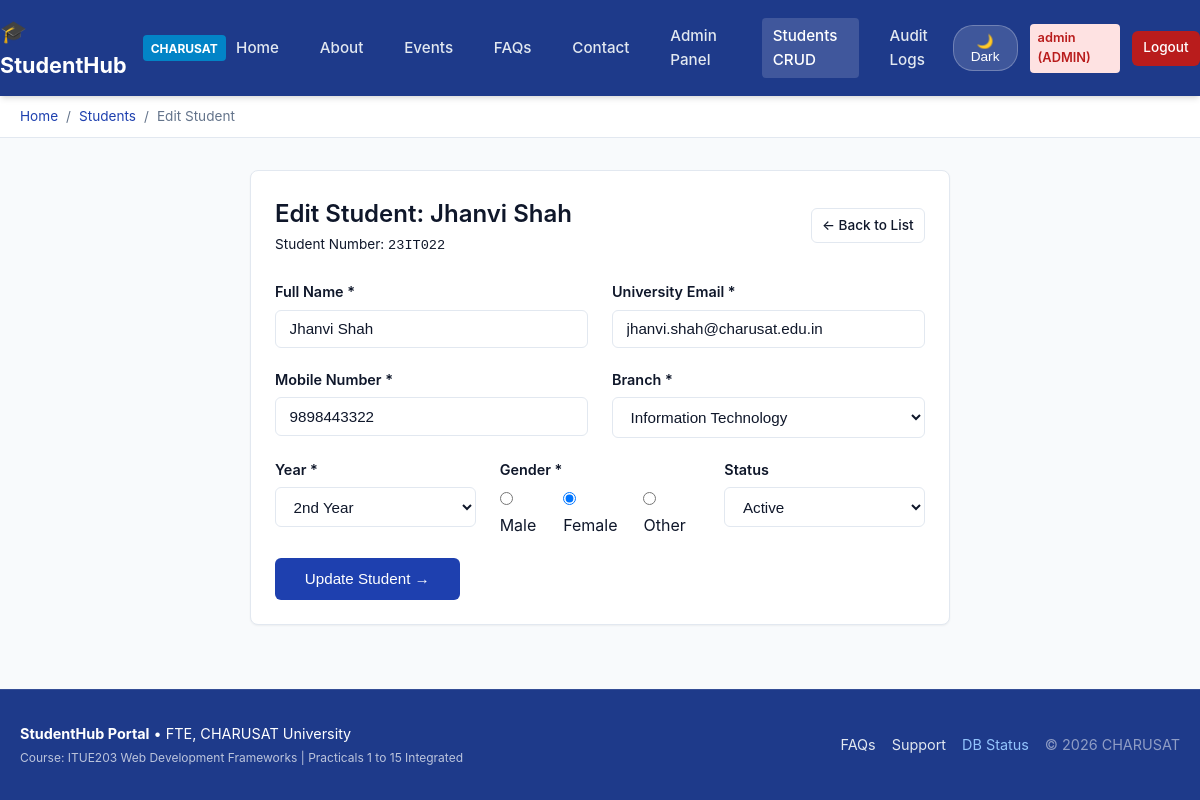
The app's page /student-edit.php?id=22 (signed in) with its own data.
### tables this page shows
CREATE TABLE IF NOT EXISTS `students` (
  `id` INT UNSIGNED NOT NULL AUTO_INCREMENT,
  `student_number` VARCHAR(30) NOT NULL,
  `full_name` VARCHAR(150) NOT NULL,
  `email` VARCHAR(191) NOT NULL,
  `mobile` VARCHAR(15) NOT NULL,
  `branch` VARCHAR(100) NOT NULL,
  `year` VARCHAR(20) NOT NULL,
  `gender` ENUM('Male', 'Female', 'Other') NOT NULL,
  `user_id` INT UNSIGNED NULL,
  `status` ENUM('active', 'inactive') NOT NULL DEFAULT 'active',
  `created_at` TIMESTAMP NOT NULL DEFAULT CURRENT_TIMESTAMP,
  PRIMARY KEY (`id`),
  UNIQUE KEY `uq_students_student_number` (`student_number`),
  UNIQUE KEY `uq_students_email` (`email`),
  KEY `idx_students_branch` (`branch`),
  KEY `idx_students_year` (`year`),
  CONSTRAINT `fk_students_user` FOREIGN KEY (`user_id`) REFERENCES `users` (`id`) ON DELETE SET NULL ON UPDATE CASCADE
);

### student-edit.php (the view, shortened to what this page needs)
<?php
require_once __DIR__ . '/includes/auth.php';
$id = isset($_GET['id']) ? (int)$_GET['id'] : 0;
$stmt = $conn->prepare("SELECT * FROM students WHERE id = ? LIMIT 1");
$stmt->bind_param("i", $id);
$stmt->execute();
$student = $stmt->get_result()->fetch_assoc();
require_once __DIR__ . '/includes/header.php';
?>
<div class="card p-4" style="max-width: 700px; margin: 0 auto;">
    <div style="display:flex; justify-content:space-between; align-items:center; margin-bottom: 1.5rem;">
        <div>
            <h1 class="card-title" style="font-size:1.5rem; margin:0;">Edit Student: <?= htmlspecialchars($student['full_name']) ?></h1>
            <p class="text-muted" style="font-size:0.85rem;">Student Number: <code><?= htmlspecialchars($student['student_number']) ?></code></p>
        </div>
        <a href="students.php" class="btn btn-outline btn-sm">&larr; Back to List</a>
    </div>
    <form action="student-edit.php?id=<?= $id ?>" method="POST">
        <div class="grid-2">
            <div class="form-group">
                <label class="form-label" for="full_name">Full Name *</label>
                <input type="text" id="full_name" name="full_name" class="form-control" value="<?= htmlspecialchars($_POST['full_name'] ?? $student['full_name']) ?>" required>
            </div>
            <div class="form-group">
                <label class="form-label" for="email">University Email *</label>
                <input type="email" id="email" name="email" class="form-control" value="<?= htmlspecialchars($_POST['email'] ?? $student['email']) ?>" required>
            </div>
        </div>
        <div class="grid-2">
            <div class="form-group">
                <label class="form-label" for="mobile">Mobile Number *</label>
                <input type="tel" id="mobile" name="mobile" class="form-control" value="<?= htmlspecialchars($_POST['mobile'] ?? $student['mobile']) ?>" required>
            </div>
            <div class="form-group">
                <label class="form-label" for="branch">Branch *</label>
                <select id="branch" name="branch" class="form-control" required>
                    <?php
                    $branches = ['Information Technology', 'Computer Engineering', 'Mechanical Engineering', 'Civil Engineering', 'Electrical Engineering'];
                    $currBranch = $_POST['branch'] ?? $student['branch'];
                    foreach ($branches as $b) {
                        echo '<option value="' . htmlspecialchars($b) . '"' . ($currBranch === $b ? ' selected' : '') . '>' . htmlspecialchars($b) . '</option>';
                    }
                    ?>
                </select>
            </div>
        </div>
        <div class="grid-3">
            <div class="form-group">
                <label class="form-label" for="year">Year *</label>
                <select id="year" name="year" class="form-control" required>
                    <?php
                    $years = ['1st Year', '2nd Year', '3rd Year', '4th Year'];
                    $currYear = $_POST['year'] ?? $student['year'];
                    foreach ($years as $y) {
                        echo '<option value="' . htmlspecialchars($y) . '"' . ($currYear === $y ? ' selected' : '') . '>' . htmlspecialchars($y) . '</option>';
                    }
                    ?>
                </select>
            </div>
            <div class="form-group">
                <label class="form-label">Gender *</label>
                <div style="display:flex; gap:0.75rem; margin-top:0.4rem;">
                    <?php $currGender = $_POST['gender'] ?? $student['gender']; ?>
                    <label><input type="radio" name="gender" value="Male" <?= $currGender === 'Male' ? 'checked' : '' ?>> Male</label>
                    <label><input type="radio" name="gender" value="Female" <?= $currGender === 'Female' ? 'checked' : '' ?>> Female</label>
                    <label><input type="radio" name="gender" value="Other" <?= $currGender === 'Other' ? 'checked' : '' ?>> Other</label>
                </div>
            </div>
            <div class="form-group">
                <label class="form-label" for="status">Status</label>
                <select id="status" name="status" class="form-control">
                    <?php $currStatus = $_POST['status'] ?? $student['status']; ?>
                    <option value="active" <?= $currStatus === 'active' ? 'selected' : '' ?>>Active</option>
                </select>
            </div>
        </div>
        <button type="submit" class="btn btn-primary" style="padding: 0.7rem 1.8rem;">Update Student &rarr;</button>
    </form>
</div>
<?php require_once __DIR__ . '/includes/footer.php'; ?>

### css/style.css (style rules this page uses)
:root { --primary: #1e40af; --primary-hover: #1d4ed8; --secondary: #475569; --accent: #0284c7; --success: #15803d; --danger: #b91c1c; --warning: #b45309; --bg-main: #f8fafc; --bg-card: #ffffff; --text-main: #0f172a; --text-muted: #64748b; --border-color: #e2e8f0; --nav-bg: #1e3a8a; --nav-text: #ffffff; --shadow-sm: 0 1px 2px rgba(0,0,0,0.05); --shadow-md: 0 4px 6px -1px rgba(0,0,0,0.1), 0 2px 4px -2px rgba(0,0,0,0.1); --shadow-lg: 0 10px 15px -3px rgba(0,0,0,0.1), 0 4px 6px -4px rgba(0,0,0,0.1); --radius: 8px; --font-family: -apple-system, BlinkMacSystemFont, "Segoe UI", Roboto, Oxygen, Ubuntu, Cantarell, "Helvetica Neue", sans-serif; }
* { box-sizing: border-box; margin: 0; padding: 0; }
body { font-family: var(--font-family); background-color: var(--bg-main); color: var(--text-main); line-height: 1.6; min-height: 100vh; display: flex; flex-direction: column; transition: background-color 0.25s ease, color 0.25s ease; }
.grid-2 { display: grid; grid-template-columns: repeat(2, 1fr); gap: 1.5rem; }
.grid-3 { display: grid; grid-template-columns: repeat(3, 1fr); gap: 1.5rem; }
.card { background-color: var(--bg-card); border: 1px solid var(--border-color); border-radius: var(--radius); padding: 1.5rem; box-shadow: var(--shadow-sm); transition: transform 0.2s, box-shadow 0.2s; }
.card-title { font-size: 1.25rem; font-weight: 600; margin-bottom: 0.75rem; color: var(--text-main); }
.btn { display: inline-flex; align-items: center; justify-content: center; gap: 0.5rem; padding: 0.55rem 1.15rem; font-size: 0.95rem; font-weight: 500; border-radius: 6px; cursor: pointer; border: 1px solid transparent; text-decoration: none; transition: all 0.2s; }
.btn-primary { background-color: var(--primary); color: #ffffff; }
.btn-outline { background: transparent; border-color: var(--border-color); color: var(--text-main); }
.btn-sm { padding: 0.35rem 0.65rem; font-size: 0.85rem; }
.form-group { margin-bottom: 1.25rem; }
.form-label { display: block; font-weight: 600; margin-bottom: 0.4rem; font-size: 0.9rem; }
.form-control { width: 100%; padding: 0.6rem 0.85rem; font-size: 0.95rem; background-color: var(--bg-card); color: var(--text-main); border: 1px solid var(--border-color); border-radius: 6px; transition: border-color 0.2s, box-shadow 0.2s; }

### records on screen
students: full_name "Jhanvi Shah", student_number "23IT022", email "jhanvi.shah@charusat.edu.in", mobile "9898443322", branch "Information Technology", year "2nd Year", gender "☐ Male", gender "☑ Female", gender "☐ Other", status "Active"

### other values on screen
current_username() "admin"
current_user_role() "ADMIN"
$name "Students"
$name "Edit Student"
